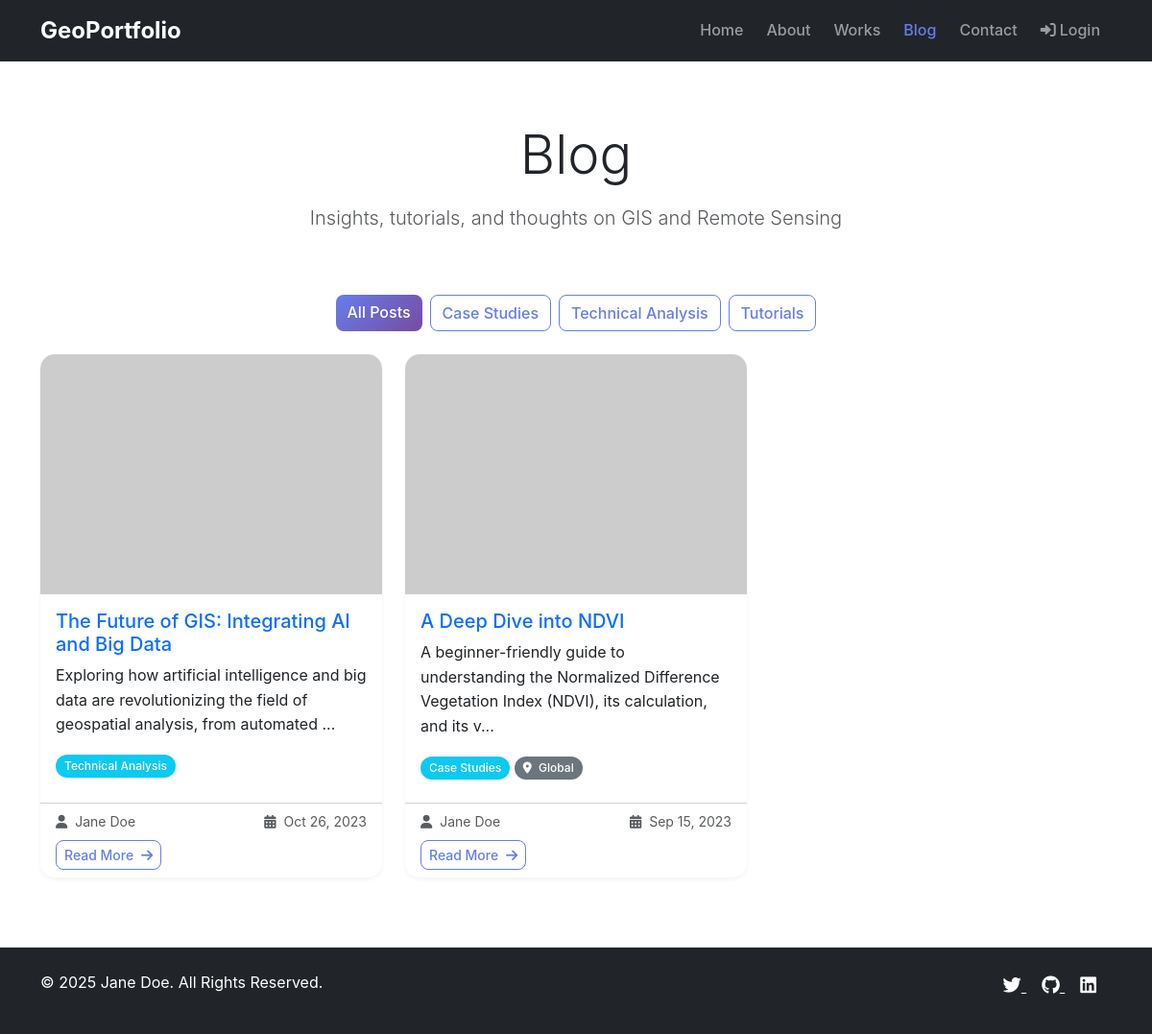
Screenshot of /blog.php with the database file from the repository.
### tables this page shows
CREATE TABLE site_settings (
    id INT AUTO_INCREMENT PRIMARY KEY,
    setting_key VARCHAR(100) UNIQUE NOT NULL,
    setting_value TEXT,
    created_at TIMESTAMP DEFAULT CURRENT_TIMESTAMP,
    updated_at TIMESTAMP DEFAULT CURRENT_TIMESTAMP ON UPDATE CURRENT_TIMESTAMP
);

CREATE TABLE categories (
    id INT AUTO_INCREMENT PRIMARY KEY,
    name VARCHAR(100) NOT NULL,
    type ENUM('work', 'blog') NOT NULL,
    created_at TIMESTAMP DEFAULT CURRENT_TIMESTAMP,
    updated_at TIMESTAMP DEFAULT CURRENT_TIMESTAMP ON UPDATE CURRENT_TIMESTAMP
);

CREATE TABLE blog_posts (
    id INT AUTO_INCREMENT PRIMARY KEY,
    title VARCHAR(255) NOT NULL,
    summary TEXT NOT NULL,
    content LONGTEXT NOT NULL,
    image_url VARCHAR(500),
    publish_date DATE NOT NULL,
    author VARCHAR(255) NOT NULL,
    category VARCHAR(100) NOT NULL,
    image_style ENUM('cover', 'contain') DEFAULT 'cover',
    place VARCHAR(255),
    created_at TIMESTAMP DEFAULT CURRENT_TIMESTAMP,
    updated_at TIMESTAMP DEFAULT CURRENT_TIMESTAMP ON UPDATE CURRENT_TIMESTAMP
);

### includes/functions.php (called while the page is built, shortened)
<?php
function sanitize($data) {
    return htmlspecialchars(trim($data), ENT_QUOTES, 'UTF-8');
}
function formatDate($date, $format = 'M d, Y') {
    return date($format, strtotime($date));
}
function truncateText($text, $length = 150, $suffix = '...') {
    return substr($text, 0, $length) . $suffix;
}
function getSiteSetting($key, $default = '') {
    $db = getDB();
    $stmt = $db->prepare("SELECT setting_value FROM site_settings WHERE setting_key = ?");
    $stmt->execute([$key]);
    $result = $stmt->fetch();
    return $result ? $result['setting_value'] : $default;
}
function paginate($query, $params = [], $page = 1, $perPage = 10) {
    $db = getDB();
    $offset = ($page - 1) * $perPage;
    $countQuery = preg_replace('/SELECT .+ FROM/', 'SELECT COUNT(*) as total FROM', $query);
    $stmt = $db->prepare($countQuery);
    $stmt->execute($params);
    $total = $stmt->fetch()['total'];
    $query .= " LIMIT $offset, $perPage";
    $stmt = $db->prepare($query);
    $stmt->execute($params);
    $results = $stmt->fetchAll();
    return [
        'data' => $results,
        'pagination' => [
            'current_page' => $page,
            'per_page' => $perPage,
            'total' => $total,
            'total_pages' => ceil($total / $perPage),
            'has_next' => $page < ceil($total / $perPage),
            'has_prev' => $page > 1
        ]
    ];
}
?>

### config/database.php (called while the page is built, shortened)
<?php
class Database {
    private static $instance = null;
    private $connection;
    private $host = 'localhost';
    private $database = 'geoportfolio_pro';
    private $username = 'root';
    private $password = '';
    private $charset = 'utf8mb4';
    private function __construct() {
        $dsn = "mysql:host={$this->host};dbname={$this->database};charset={$this->charset}";
        $options = [
            PDO::ATTR_ERRMODE => PDO::ERRMODE_EXCEPTION,
            PDO::ATTR_DEFAULT_FETCH_MODE => PDO::FETCH_ASSOC,
            PDO::ATTR_EMULATE_PREPARES => false,
        ];
        try {
            $this->connection = new PDO($dsn, $this->username, $this->password, $options);
        } catch (PDOException $e) {
            throw new PDOException($e->getMessage(), (int)$e->getCode());
        }
    }
    public static function getInstance() {
        if (self::$instance === null) {
            self::$instance = new self();
        }
        return self::$instance;
    }
    public function getConnection() {
        return $this->connection;
    }
}
function getDB() {
    return Database::getInstance()->getConnection();
}
?>

### includes/auth.php (called while the page is built, shortened)
<?php
class Auth {
    public function isLoggedIn() {
        return isset($_SESSION['user_id']);
    }
}
$auth = new Auth();
function isLoggedIn() {
    global $auth;
    return $auth->isLoggedIn();
}
?>

### includes/models.php (called while the page is built, shortened)
<?php
class CategoryModel {
    private $db;
    public function __construct() {
        $this->db = getDB();
    }
    public function getAll($type = null) {
        $query = "SELECT * FROM categories WHERE 1=1";
        $params = [];
        if ($type) {
            $query .= " AND type = ?";
            $params[] = $type;
        }
        $query .= " ORDER BY name";
        $stmt = $this->db->prepare($query);
        $stmt->execute($params);
        return $stmt->fetchAll();
    }
}
?>

### blog.php (the view, shortened to what this page needs)
<?php
require_once 'config/database.php';
require_once 'includes/auth.php';
require_once 'includes/functions.php';
require_once 'includes/models.php';
$categoryModel = new CategoryModel();
$selectedCategory = sanitize($_GET['category'] ?? '');
$page = max(1, intval($_GET['page'] ?? 1));
$perPage = 9;
$query = "SELECT * FROM blog_posts WHERE 1=1";
$params = [];
$query .= " ORDER BY publish_date DESC, created_at DESC";
$result = paginate($query, $params, $page, $perPage);
$blogPosts = $result['data'];
$categories = $categoryModel->getAll('blog');
?>
<!DOCTYPE html>
<html lang="en">
<head>
    <link href="https://cdn.jsdelivr.net/npm/bootstrap@5.3.0/dist/css/bootstrap.min.css" rel="stylesheet">
    <link href="https://cdnjs.cloudflare.com/ajax/libs/font-awesome/6.0.0/css/all.min.css" rel="stylesheet">
    <link href="assets/css/style.css" rel="stylesheet">
</head>
<body>
    <?php include 'templates/navbar.php'; ?>
    <div class="container py-5" style="margin-top: 80px;">
        <div class="row mb-5">
            <div class="col-12 text-center">
                <h1 class="display-4 mb-3">Blog</h1>
                <p class="lead text-muted">Insights, tutorials, and thoughts on GIS and Remote Sensing</p>
            </div>
        </div>
        <div class="row mb-4">
            <div class="col-12">
                <div class="d-flex flex-wrap justify-content-center gap-2">
                    <a href="blog.php" class="btn <?php echo !$selectedCategory ? 'btn-primary' : 'btn-outline-primary'; ?>">
                        All Posts
                    </a>
                    <?php foreach ($categories as $category): ?>
                        <a href="blog.php?category=<?php echo urlencode($category['name']); ?>"
                           class="btn <?php echo $selectedCategory === $category['name'] ? 'btn-primary' : 'btn-outline-primary'; ?>">
                            <?php echo htmlspecialchars($category['name']); ?>
                        </a>
                    <?php endforeach; ?>
                </div>
            </div>
        </div>
        <div class="row">
            <?php if (empty($blogPosts)): ?>
                <div class="col-12 text-center py-5">
                    <i class="fas fa-blog fa-4x text-muted mb-3"></i>
                    <h3 class="text-muted">No blog posts found</h3>
                    <p class="text-muted">
                        <?php if ($selectedCategory): ?>
                            No posts found in the "<?php echo htmlspecialchars($selectedCategory); ?>" category.
                        <?php else: ?>
                            No blog posts have been published yet.
                        <?php endif; ?>
                    </p>
                    <?php if (isLoggedIn()): ?>
                        <a href="admin/blog.php" class="btn btn-primary">Write New Post</a>
                    <?php endif; ?>
                </div>
            <?php else: ?>
                <?php foreach ($blogPosts as $post): ?>
                    <div class="col-lg-4 col-md-6 mb-4">
                        <article class="card h-100 shadow-sm">
                            <?php if ($post['image_url']): ?>
                                <img src="<?php echo htmlspecialchars($post['image_url']); ?>"
                                     class="card-img-top" alt="<?php echo htmlspecialchars($post['title']); ?>"
                                     style="height: 250px; object-fit: <?php echo $post['image_style'] ?? 'cover'; ?>;">
                            <?php else: ?>
                                <div class="card-img-top bg-light d-flex align-items-center justify-content-center" style="height: 250px;">
                                    <i class="fas fa-image fa-3x text-muted"></i>
                                </div>
                            <?php endif; ?>
                            <div class="card-body">
                                <h5 class="card-title">
                                    <a href="blog-detail.php?id=<?php echo $post['id']; ?>" class="text-decoration-none">
                                        <?php echo htmlspecialchars($post['title']); ?>
                                    </a>
                                </h5>
                                <p class="card-text"><?php echo truncateText($post['summary'], 120); ?></p>
                                <div class="mb-2">
                                    <span class="badge bg-info"><?php echo htmlspecialchars($post['category']); ?></span>
                                    <?php if ($post['place']): ?>
                                        <span class="badge bg-secondary">
                                            <i class="fas fa-map-marker-alt me-1"></i>
                                            <?php echo htmlspecialchars($post['place']); ?>
                                        </span>
                                    <?php endif; ?>
                                </div>
                            </div>
                            <div class="card-footer bg-transparent">
                                <div class="d-flex justify-content-between align-items-center">
                                    <small class="text-muted">
                                        <i class="fas fa-user me-1"></i>
                                        <?php echo htmlspecialchars($post['author']); ?>
                                    </small>
                                    <small class="text-muted">
                                        <i class="fas fa-calendar-alt me-1"></i>
                                        <?php echo formatDate($post['publish_date']); ?>
                                    </small>
                                </div>
                                <div class="mt-2">
                                    <a href="blog-detail.php?id=<?php echo $post['id']; ?>" class="btn btn-outline-primary btn-sm">
                                        Read More <i class="fas fa-arrow-right ms-1"></i>
                                    </a>
                                </div>
                            </div>
                        </article>
                    </div>
                <?php endforeach; ?>
            <?php endif; ?>
        </div>
    </div>
    <?php include 'templates/footer.php'; ?>
</body>
</html>

### templates/navbar.php (shortened to what this page needs)
<nav class="navbar navbar-expand-lg navbar-dark bg-dark fixed-top">
    <div class="container">
        <a class="navbar-brand fw-bold" href="index.php"><?php echo htmlspecialchars(getSiteSetting('site_title', 'GeoPortfolio')); ?></a>
        <div class="collapse navbar-collapse" id="navbarNav">
            <ul class="navbar-nav ms-auto">
                <li class="nav-item">
                    <a class="nav-link <?php echo basename($_SERVER['PHP_SELF']) === 'index.php' ? 'active' : ''; ?>" href="index.php">Home</a>
                </li>
                <li class="nav-item">
                    <a class="nav-link <?php echo basename($_SERVER['PHP_SELF']) === 'about.php' ? 'active' : ''; ?>" href="about.php">About</a>
                </li>
                <li class="nav-item">
                    <a class="nav-link <?php echo basename($_SERVER['PHP_SELF']) === 'works.php' ? 'active' : ''; ?>" href="works.php">Works</a>
                </li>
                <li class="nav-item">
                    <a class="nav-link <?php echo basename($_SERVER['PHP_SELF']) === 'blog.php' ? 'active' : ''; ?>" href="blog.php">Blog</a>
                </li>
                <li class="nav-item">
                    <a class="nav-link <?php echo basename($_SERVER['PHP_SELF']) === 'contact.php' ? 'active' : ''; ?>" href="contact.php">Contact</a>
                </li>
                <?php if (isLoggedIn()): ?>
                    <li class="nav-item">
                        <a class="nav-link" href="admin/">
                            <i class="fas fa-cog me-1"></i>Admin
                        </a>
                    </li>
                    <li class="nav-item">
                        <a class="nav-link" href="logout.php">
                            <i class="fas fa-sign-out-alt me-1"></i>Logout
                        </a>
                    </li>
                <?php else: ?>
                    <li class="nav-item">
                        <a class="nav-link" href="login.php">
                            <i class="fas fa-sign-in-alt me-1"></i>Login
                        </a>
                    </li>
                <?php endif; ?>
            </ul>
        </div>
    </div>
</nav>

### templates/footer.php
<footer class="bg-dark text-white py-4">
    <div class="container">
        <div class="row">
            <div class="col-md-6">
                <p>&copy; <?php echo date('Y'); ?> <?php echo getSiteSetting('copyright_text', 'GeoPortfolio. All rights reserved.'); ?></p>
            </div>
            <div class="col-md-6 text-md-end">
                <div class="social-links">
                    <?php if (getSiteSetting('twitter_url')): ?>
                        <a href="<?php echo getSiteSetting('twitter_url'); ?>" class="text-white me-3" target="_blank">
                            <i class="fab fa-twitter"></i>
                        </a>
                    <?php endif; ?>
                    <?php if (getSiteSetting('github_url')): ?>
                        <a href="<?php echo getSiteSetting('github_url'); ?>" class="text-white me-3" target="_blank">
                            <i class="fab fa-github"></i>
                        </a>
                    <?php endif; ?>
                    <?php if (getSiteSetting('linkedin_url')): ?>
                        <a href="<?php echo getSiteSetting('linkedin_url'); ?>" class="text-white me-3" target="_blank">
                            <i class="fab fa-linkedin"></i>
                        </a>
                    <?php endif; ?>
                </div>
            </div>
        </div>
    </div>
</footer>

### assets/css/style.css (style rules this page uses)
:root { --primary-color: #667eea; --secondary-color: #764ba2; --dark-color: #343a40; --light-color: #f8f9fa; }
body { font-family: 'Inter', -apple-system, BlinkMacSystemFont, sans-serif; line-height: 1.6; }
.navbar-brand { font-size: 1.5rem; font-weight: 700; }
.navbar-nav .nav-link { font-weight: 500; margin: 0 0.25rem; transition: all 0.3s ease; }
.navbar-nav .nav-link.active { color: var(--primary-color) !important; }
.card { border: none; border-radius: 15px; transition: all 0.3s ease; }
.card-img-top { border-radius: 15px 15px 0 0; }
.btn { border-radius: 8px; font-weight: 500; transition: all 0.3s ease; }
.btn-primary { background: linear-gradient(135deg, var(--primary-color) 0%, var(--secondary-color) 100%); border: none; }
.btn-outline-primary { color: var(--primary-color); border-color: var(--primary-color); }
.badge { font-weight: 500; border-radius: 20px; padding: 0.5em 0.75em; }
footer { border-top: 1px solid #dee2e6; }
footer .social-links a { font-size: 1.2rem; transition: color 0.3s ease; }
.shadow-sm { box-shadow: 0 2px 4px rgba(0,0,0,0.05) !important; }

### rows the page displays
site_settings: setting_value "GeoPortfolio"
categories: name "Case Studies"
categories: name "Technical Analysis"
categories: name "Tutorials"
blog_posts: title "The Future of GIS: Integrating AI and Big Data", summary "Exploring how artificial intelligence and big data are revolutionizing the field of geospatial analysis, from automated ...", category "Technical Analysis", author "Jane Doe", publish_date "Oct 26, 2023"
blog_posts: title "A Deep Dive into NDVI", summary "A beginner-friendly guide to understanding the Normalized Difference Vegetation Index (NDVI), its calculation, and its v...", category "Case Studies", place "Global", author "Jane Doe", publish_date "Sep 15, 2023"
site_settings: setting_value "Jane Doe. All Rights Reserved."
